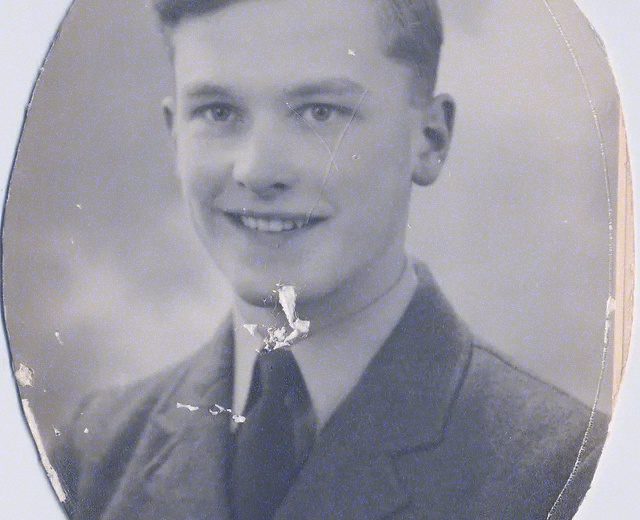
#> input picture images/noisy_image.jpg, 640 x 520 px
$ jupyter execute image_enhancer.ipynb
#> lines starting #> are read from the running program, lines starting #| are printed output that depends on the picture
[cell 1]
import cv2

img = cv2.imread('images/noisy_image.jpg')
#> img is the input picture: shape (520, 640, 3); mean B, G, R 163.5, 153.7, 155.2

# Convert the image to grayscale
gray = cv2.cvtColor(img, cv2.COLOR_BGR2GRAY)
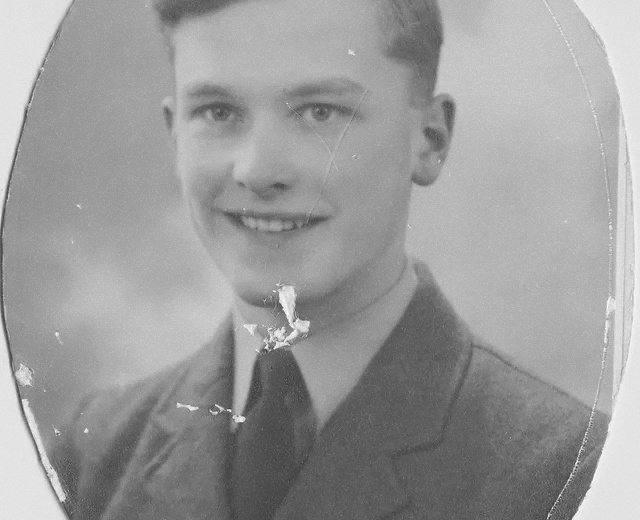
#> gray: shape (520, 640); min 52, max 255, mean 155.3

# Apply histogram equalization
new_image = cv2.equalizeHist(gray)
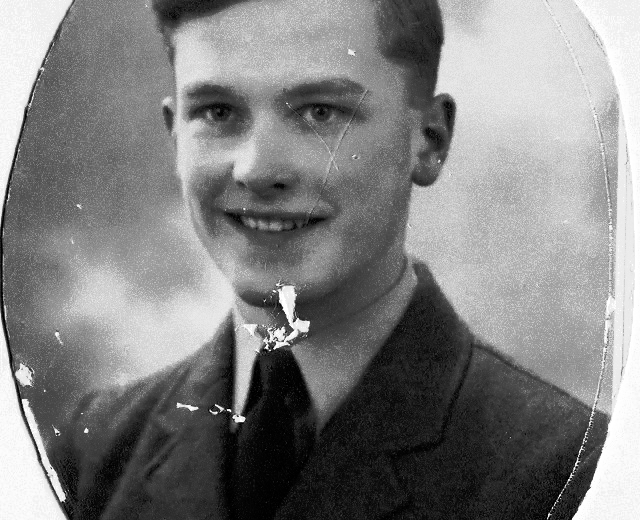
#> new_image: shape (520, 640); min 0, max 255, mean 128.6

cv2.imwrite('images/histogram_image.jpg', new_image)

# Display the noisy image
cv2.imshow('Original Image', img)
cv2.imshow('Histogram Equalizer', new_image)

# Wait for a key press and then close the window
cv2.waitKey(0)
cv2.destroyAllWindows()

[cell 2]
import cv2
import matplotlib.pyplot as plt

img = cv2.imread('images/noisy_image.jpg',0)
#> img: shape (520, 640); min 52, max 255, mean 155.3

#Create histogram graph
new_image = cv2.equalizeHist(img)
plt.hist(img.ravel(),256,[0,256])
plt.hist(new_image.ravel(),256,[0,256])
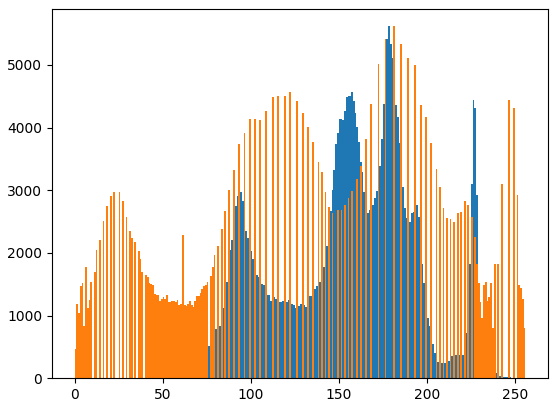
#> figure drawn by matplotlib, 1 panel; tallest bar 5618 high, from x = 178 to 179; tallest bar 5618 high, from x = 181 to 182

[cell 3]
import cv2
import numpy as np
from skimage import exposure

# Load the image
img = cv2.imread('images/noisy_image.jpg')

# Apply contrast stretching
p2, p98 = np.percentile(img, (2, 98))
#> p2 = 81; p98 = 233
new_image = exposure.rescale_intensity(img, in_range=(p2, p98))
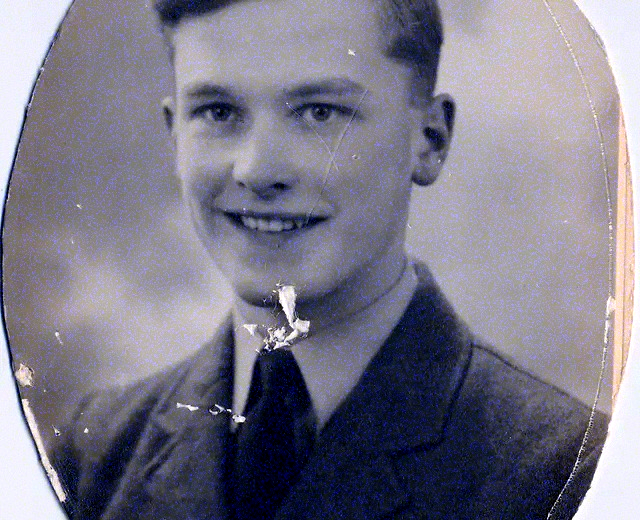
#> new_image: shape (520, 640, 3); mean B, G, R 137.5, 121.7, 124.3

cv2.imwrite('images/contrast_stretched_image.jpg', new_image)

# Display the noisy image
cv2.imshow('Original Image', img)
cv2.imshow('Contrast Stretching', new_image)

# Wait for a key press and then close the window
cv2.waitKey(0)
cv2.destroyAllWindows()
